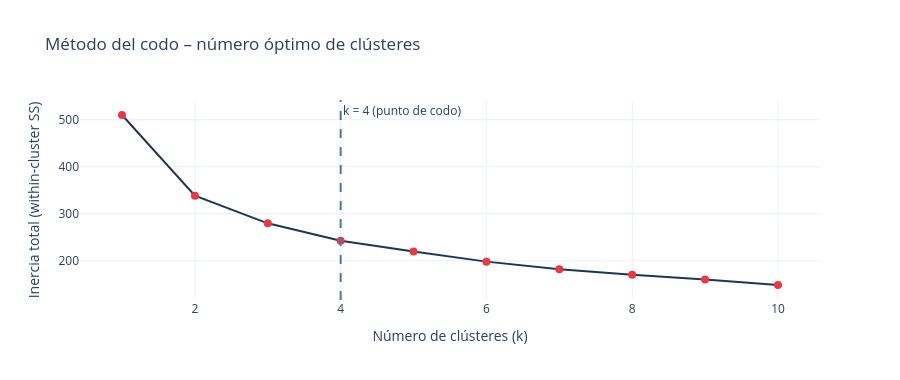

Notebook source saved alongside this figure:
### Code cell
# Preparación
datos_2017 = estados[(estados['year']==2017)&(estados['cause_name']!='All causes')&
                      estados['age_adjusted_death_rate'].notna()]
matriz = datos_2017.pivot_table(index='state', columns='cause_name',
                                 values='age_adjusted_death_rate', fill_value=0)
print(f"Dimensiones: {matriz.shape}")

# Estandarización
sc = StandardScaler()
mat_sc = sc.fit_transform(matriz)

# Método del codo
inercias = [KMeans(n_clusters=k, random_state=42, n_init=25).fit(mat_sc).inertia_ for k in range(1,11)]

fig_codo = go.Figure()
fig_codo.add_trace(go.Scatter(x=list(range(1,11)), y=inercias, mode='lines+markers',
                               line=dict(color='#1D3557', width=2),
                               marker=dict(color='#E63946', size=8)))
fig_codo.add_vline(x=4, line_dash='dash', line_color='#457B9D',
                   annotation_text='k = 4 (punto de codo)')
fig_codo.update_layout(title='Método del codo – número óptimo de clústeres',
                        xaxis_title='Número de clústeres (k)',
                        yaxis_title='Inercia total (within-cluster SS)',
                        height=380, template='plotly_white')
fig_codo.show()

### Figure 1 — Plotly figure (JSON) as saved in the notebook; plotly's stock layout.template omitted (floating-point values rounded to 4 significant figures)
{"data": [{"line": {"color": "#1D3557", "width": 2}, "marker": {"color": "#E63946", "size": 8}, "mode": "lines+markers", "type": "scatter", "x": [1, 2, 3, 4, 5, 6, 7, 8, 9, 10], "y": [510.0, 338.5, 279.7, 242.4, 219.7, 198.2, 182.0, 170.1, 160.5, 148.5]}], "layout": {"annotations": [{"showarrow": false, "text": "k = 4 (punto de codo)", "x": 4, "xanchor": "left", "xref": "x", "y": 1, "yanchor": "top", "yref": "y domain"}], "height": 380, "shapes": [{"line": {"color": "#457B9D", "dash": "dash"}, "type": "line", "x0": 4, "x1": 4, "xref": "x", "y0": 0, "y1": 1, "yref": "y domain"}], "title": {"text": "Método del codo – número óptimo de clústeres"}, "xaxis": {"title": {"text": "Número de clústeres (k)"}}, "yaxis": {"title": {"text": "Inercia total (within-cluster SS)"}}}}
